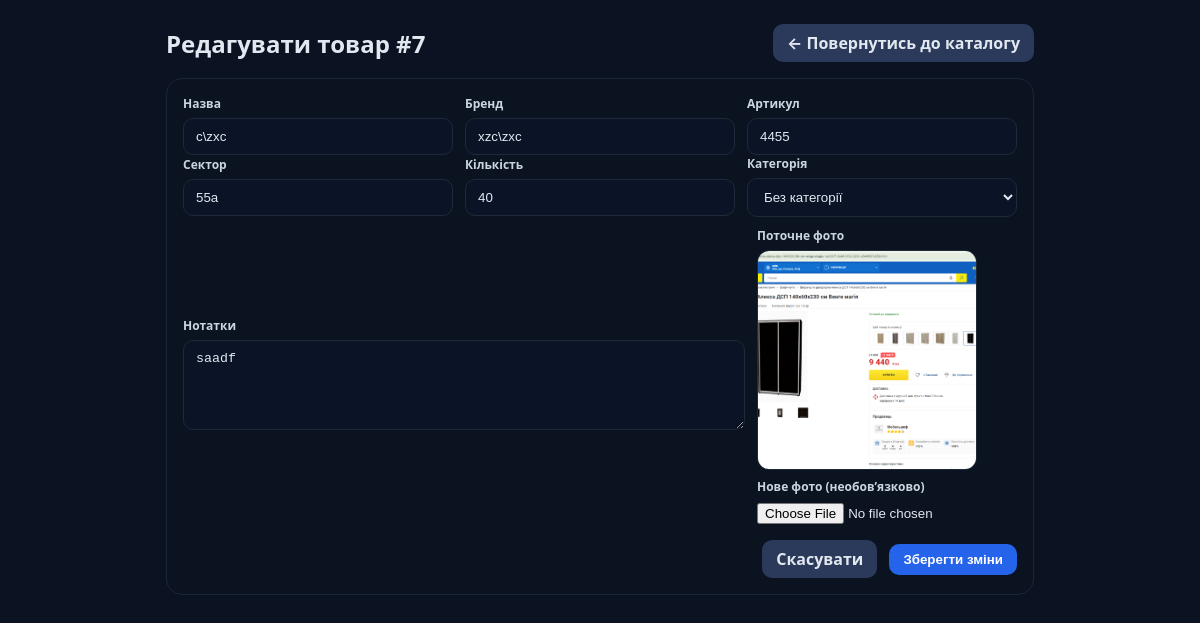
/pages/edit_item.php?id=7 (signed in), run on an earlier commit of the app's database.
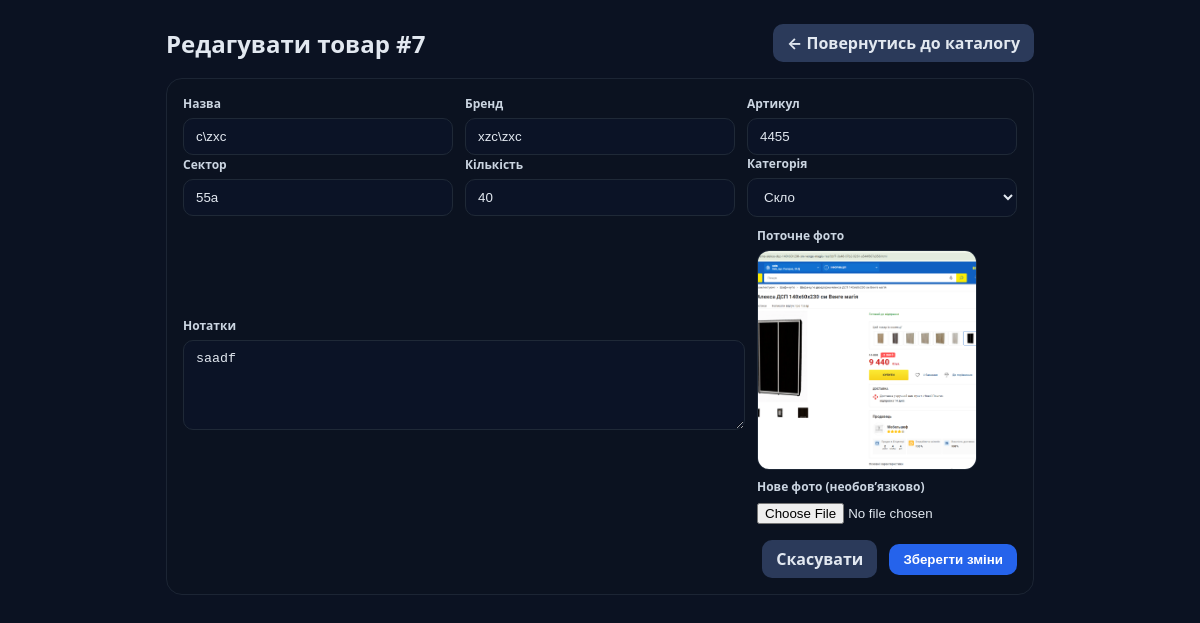
And on a later commit of the database.
### tables this page shows
CREATE TABLE items (
        id INTEGER PRIMARY KEY AUTOINCREMENT,
        name TEXT NOT NULL,
        brand TEXT,
        sku TEXT,
        sector TEXT,
        notes TEXT,
        qty INTEGER NOT NULL DEFAULT 0,
        photo TEXT, -- шлях до файлу у /uploads/items
        created_at TEXT DEFAULT CURRENT_TIMESTAMP
    , deleted_at TEXT DEFAULT NULL, category_id INTEGER DEFAULT NULL);

CREATE TABLE categories (
            id INTEGER PRIMARY KEY AUTOINCREMENT,
            name TEXT NOT NULL UNIQUE,
            created_at TEXT DEFAULT CURRENT_TIMESTAMP
        );

### pages/edit_item.php (the view, shortened to what this page needs)
<?php
$db = db();
$id = (int)($_GET['id'] ?? 0);
$st = $db->prepare("SELECT * FROM items WHERE id = :id LIMIT 1");
$st->execute([':id'=>$id]);
$item = $st->fetch();
$cats = $db->query("SELECT id, name FROM categories ORDER BY name COLLATE NOCASE ASC")->fetchAll();
?>
<!doctype html>
<html lang="uk">
<head>
  <link rel="stylesheet" href="/assets/css/style.css?v=2">
  <link rel="stylesheet" href="/assets/css/theme.css?v=102">
</head>
<body>
  <div class="wrap">
    <div class="toolbar">
      <h2>Редагувати товар #<?= (int)$item['id'] ?></h2>
      <a class="btn secondary" href="/dashboard.php?open=inventory">← Повернутись до каталогу</a>
    </div>
    <form class="card" method="post" action="/logic/edit_item_logic.php" enctype="multipart/form-data">
      <div class="row">
        <div class="col">
          <label>Назва</label>
          <input type="text" name="name" value="<?= htmlspecialchars($item['name']) ?>" required>
        </div>
        <div class="col">
          <label>Бренд</label>
          <input type="text" name="brand" value="<?= htmlspecialchars($item['brand'] ?? '') ?>">
        </div>
        <div class="col">
          <label>Артикул</label>
          <input type="text" name="sku" value="<?= htmlspecialchars($item['sku'] ?? '') ?>">
        </div>
      </div>
      <div class="row">
        <div class="col">
          <label>Сектор</label>
          <input type="text" name="sector" value="<?= htmlspecialchars($item['sector'] ?? '') ?>">
        </div>
        <div class="col">
          <label>Кількість</label>
          <input type="number" name="qty" min="0" value="<?= (int)$item['qty'] ?>">
        </div>
        <div class="col">
          <label>Категорія</label>
          <select name="category_id">
            <option value="">Без категорії</option>
            <?php foreach($cats as $c): ?>
              <option value="<?= (int)$c['id'] ?>" <?= (int)$item['category_id']===(int)$c['id']?'selected':'' ?>>
                <?= htmlspecialchars($c['name']) ?>
              </option>
            <?php endforeach; ?>
          </select>
        </div>
      </div>
      <div class="row" style="margin-top:10px">
        <div class="col">
          <label>Нотатки</label>
          <textarea name="notes"><?= htmlspecialchars($item['notes'] ?? '') ?></textarea>
        </div>
        <div class="col" style="max-width:260px">
          <label>Поточне фото</label>
          <div class="preview">
            <?php if (!empty($item['photo'])): ?>
              <img src="<?= htmlspecialchars($item['photo']) ?>" alt="Фото">
            <?php else: ?>
              <img src="https://placehold.co/400x400?text=No+Photo" alt="Фото">
            <?php endif; ?>
          </div>
          <div style="margin-top:8px">
            <label>Нове фото (необов’язково)</label>
            <input type="file" name="photo" accept="image/*">
          </div>
        </div>
      </div>
      <div class="row" style="margin-top:16px;justify-content:flex-end">
        <a class="btn secondary" href="/dashboard.php?open=inventory">Скасувати</a>
        <button class="btn primary" type="submit">Зберегти зміни</button>
      </div>
    </form>
  </div>
</body>
</html>

What changed in the data, as far as the page shows it:
changed items "c\\zxc": category_id (not shown) → "Скло"
Also different on the page:
form field category_id: "Без категорії" → (not shown)
